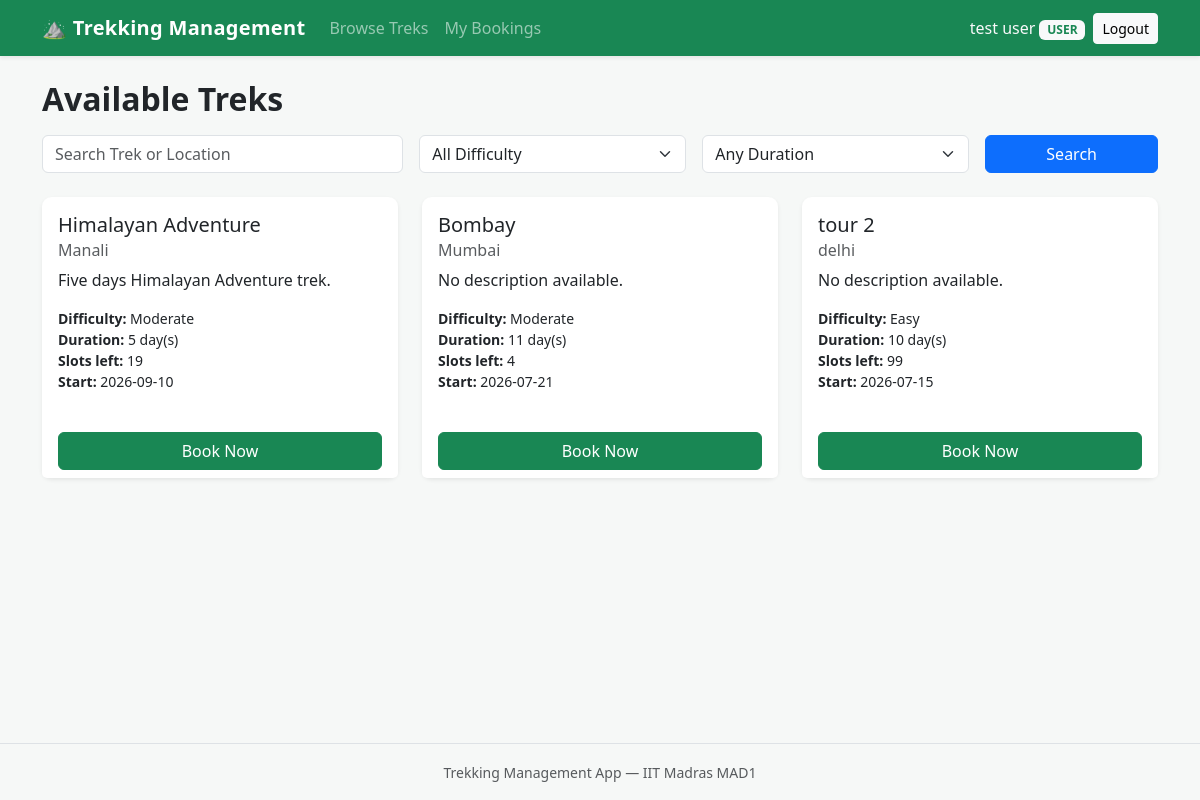
Screenshot of / (signed in) with the database file from the repository.
### models/user.py (models this page shows, shortened)
class User(UserMixin, db.Model):
    __tablename__ = "users"
    id = db.Column(db.Integer, primary_key=True)
    name = db.Column(db.String(80), nullable=False)
    email = db.Column(db.String(120), unique=True, nullable=False)
    password_hash = db.Column(db.String(255), nullable=False)
    role = db.Column(db.String(20), nullable=False, default="user")
    approved = db.Column(db.Boolean, nullable=False, default=False)
    blacklisted = db.Column(db.Boolean, nullable=False, default=False)
    bookings = db.relationship("Booking", backref="user", lazy=True)

### models/trek.py (models this page shows, shortened)
class Trek(db.Model):
    __tablename__ = "treks"
    id = db.Column(db.Integer, primary_key=True)
    name = db.Column(db.String(120), nullable=False)
    location = db.Column(db.String(120), nullable=False)
    difficulty = db.Column(db.String(20), nullable=True)
    duration = db.Column(db.Integer, nullable=False, default=1)
    available_slots = db.Column(db.Integer, nullable=False, default=0)
    status = db.Column(db.String(20), nullable=False, default="open")
    start_date = db.Column(db.Date, nullable=True)
    end_date = db.Column(db.Date, nullable=True)
    description = db.Column(db.Text, nullable=True)
    staff_id = db.Column(db.Integer, db.ForeignKey("users.id"), nullable=True)
    staff = db.relationship("User", backref="assigned_treks")
    bookings = db.relationship("Booking", backref="trek", lazy=True)

### routes/user.py (the view, shortened to what this page needs)
@user_bp.route("/")
def home():
    q = request.args.get("q", "").strip()
    difficulty = request.args.get("difficulty", "").strip()
    duration = request.args.get("duration", "").strip()
    query = Trek.query.filter_by(status="open")
    if difficulty:
        query = query.filter(Trek.difficulty == difficulty)
    if duration:
        query = query.filter(Trek.duration == int(duration))
    treks = query.order_by(Trek.id.desc()).all()
    return render_template(
        "user/treks.html",
        treks=treks,
        q=q,
        difficulty=difficulty,
        duration=duration
    )

### models/user.py (called while the page is built)
@login_manager.user_loader
def load_user(user_id):
    return User.query.get(int(user_id))

### templates/user/treks.html (shortened to what this page needs)
{% extends "base.html" %}
{% block content %}
<h2 class="mb-3">Available Treks</h2>
<form method="GET" class="row g-3 mb-4">
    <div class="col-md-4">
        <input
            class="form-control"
            name="q"
            placeholder="Search Trek or Location"
            value="{{ q }}">
    </div>
    <div class="col-md-3">
        <select class="form-select" name="difficulty">
            <option value="">All Difficulty</option>
        </select>
    </div>
    <div class="col-md-3">
        <select class="form-select" name="duration">
            <option value="">Any Duration</option>
        </select>
    </div>
    <div class="col-md-2">
        <button class="btn btn-primary w-100">
            Search
        </button>
    </div>
</form>
{% if treks %}
<div class="row">
    {% for trek in treks %}
    <div class="col-md-4 mb-4">
        <div class="card h-100 shadow-sm">
            <div class="card-body">
                <h5 class="card-title">{{ trek.name }}</h5>
                <h6 class="card-subtitle mb-2 text-muted">
                    {{ trek.location }}
                </h6>
                <p class="card-text">
                    {{ trek.description or 'No description available.' }}
                </p>
                <ul class="list-unstyled small mb-3">
                    <li><strong>Difficulty:</strong> {{ trek.difficulty or '-' }}</li>
                    <li><strong>Duration:</strong> {{ trek.duration }} day(s)</li>
                    <li><strong>Slots left:</strong> {{ trek.available_slots }}</li>
                    {% if trek.start_date %}
                    <li><strong>Start:</strong> {{ trek.start_date }}</li>
                    {% endif %}
                </ul>
            </div>
            <div class="card-footer bg-white border-0">
                {% if current_user.is_authenticated %}
                    {% if trek.available_slots > 0 %}
                    <form method="POST"
                          action="{{ url_for('user.book_trek', trek_id=trek.id) }}">
                        <button type="submit" class="btn btn-success w-100">
                            Book Now
                        </button>
                    </form>
                    {% else %}
                    <button class="btn btn-secondary w-100" disabled>
                        Fully Booked
                    </button>
                    {% endif %}
                {% else %}
                    <a class="btn btn-outline-success w-100"
                       href="{{ url_for('auth.login') }}">Login to Book</a>
                {% endif %}
            </div>
        </div>
    </div>
    {% endfor %}
</div>
{% else %}
<p class="text-muted">There are no treks available right now.</p>
{% endif %}
{% endblock %}

### templates/base.html (shortened to what this page needs)
<!DOCTYPE html>
<html lang="en">
<head>
    <link
        href="https://cdn.jsdelivr.net/npm/bootstrap@5.3.3/dist/css/bootstrap.min.css"
        rel="stylesheet">
    <link rel="stylesheet"
          href="{{ url_for('static', filename='style.css') }}">
</head>
<body>
    <nav class="navbar navbar-expand-lg navbar-dark bg-success shadow-sm">
        <div class="container">
            <a class="navbar-brand fw-bold" href="{{ url_for('user.home') }}">
                &#9968; Trekking Management
            </a>
            <div class="collapse navbar-collapse" id="mainNav">
                <ul class="navbar-nav me-auto mb-2 mb-lg-0">
                    {% if current_user.is_authenticated %}
                        {% if current_user.role == 'user' %}
                            <li class="nav-item">
                                <a class="nav-link" href="{{ url_for('user.home') }}">
                                    Browse Treks
                                </a>
                            </li>
                            <li class="nav-item">
                                <a class="nav-link"
                                   href="{{ url_for('user.dashboard') }}">
                                    My Bookings
                                </a>
                            </li>
                        {% endif %}
                    {% endif %}
                </ul>
                <div class="d-flex align-items-lg-center flex-column flex-lg-row gap-2">
                    {% if current_user.is_authenticated %}
                        <span class="navbar-text text-light">
                            {{ current_user.name }}
                            <span class="badge bg-light text-success text-uppercase">
                                {{ current_user.role }}
                            </span>
                        </span>
                        <a class="btn btn-light btn-sm"
                           href="{{ url_for('auth.logout') }}">Logout</a>
                    {% else %}
                        <a class="btn btn-outline-light btn-sm"
                           href="{{ url_for('auth.login') }}">Login</a>
                        <a class="btn btn-light btn-sm"
                           href="{{ url_for('auth.register') }}">Register</a>
                    {% endif %}
                </div>
            </div>
        </div>
    </nav>
    <main class="container py-4">
        {% block content %}{% endblock %}
    </main>
    <footer class="border-top mt-auto py-3">
        <div class="container text-center text-muted">
            <small>Trekking Management App &mdash; IIT Madras MAD1</small>
        </div>
    </footer>
</body>
</html>

### static/style.css (style rules this page uses)
body { min-height: 100vh; display: flex; flex-direction: column; background-color: #f6f8f7; }
main { flex: 1; }
.navbar-brand { letter-spacing: 0.3px; }
.card { border: none; border-radius: 0.6rem; }
.card.shadow-sm { transition: box-shadow 0.15s ease-in-out, transform 0.15s ease-in-out; }
h2 { font-weight: 600; }

### rows the page displays
User: name "test user", role "USER"
Trek: name "Himalayan Adventure", location "Manali", description "Five days Himalayan Adventure trek.", difficulty "Moderate", duration "5", available_slots "19", start_date "2026-09-10"
Trek: name "Bombay", location "Mumbai", description "No description available.", difficulty "Moderate", duration "11", available_slots "4", start_date "2026-07-21"
Trek: name "tour 2", location "delhi", description "No description available.", difficulty "Easy", duration "10", available_slots "99", start_date "2026-07-15"
